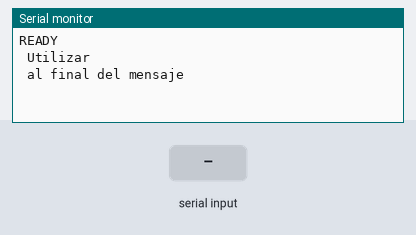
Bench run of a sketch on a simulated Arduino Uno, built with avr-gcc and run on an emulated ATmega328P. Shown: the last lines printed to the serial monitor. Inputs (shaded band) come from the test bench.

Above: at 1.2 s.
1.3 s: "1" received over Serial
At 2.6 s:
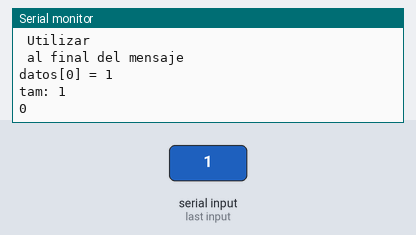
3.0 s: "0" received over Serial
At 3.9 s:
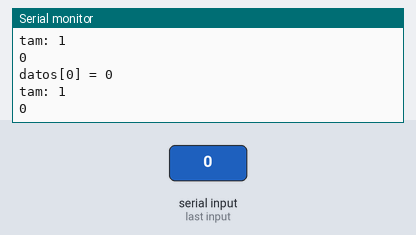
4.5 s: "2" received over Serial
At 6.2 s:
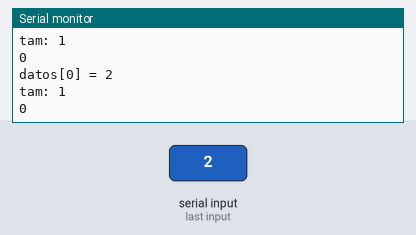

Measured:
- after the input at 1.3 s, the serial monitor: prints a new line after 0.20 s (image 1)
- after the input at 3.0 s, the serial monitor: prints a new line after 0.20 s (image 2)
- after the input at 4.5 s, the serial monitor: prints a new line after 0.20 s (image 3)

The sketch:

CRC_TEST.ino
```cpp
void setup() {
  // put your setup code here, to run once:
Serial.begin(115200);
Serial.println(F("READY\n Utilizar \n al final del mensaje"));
}

void loop() {
  // put your main code here, to run repeatedly:

}

void serialEvent()
{
  delay(200);
  size_t tam = Serial.available(); // el \n se cambia por \0 --> 4 char + \0 --> tam = 5
  char datos[tam];
  unsigned int i = 0;
  while (Serial.available())
  {
    datos[i] = Serial.read();
    Serial.print(F("datos["));
    Serial.print(i);
    Serial.print(F("] = "));
    Serial.println(datos[i]);
    i++;
  }
  datos[i-1] = '\0'; //change \n with null terminator
  Serial.print(F("tam: "));
  Serial.println(tam);
  Serial.println(datos);
  Serial.println(CRC8(datos, tam-1)); // sin nulo
}

//CRC-8 - based on the CRC8 formulas by Dallas/Maxim
//code released under the terms of the GNU GPL 3.0 license
byte CRC8(const byte *data, size_t dataLength)
{
  byte crc = 0x00;
  while (dataLength--)
  {
    byte extract = *data++;
    for (byte tempI = 8; tempI; tempI--)
    {
      byte sum = (crc ^ extract) & 0x01;
      crc >>= 1;
      if (sum)
      {
        crc ^= 0x8C;
      }
      extract >>= 1;
    }
  }
  return crc;
}
```
